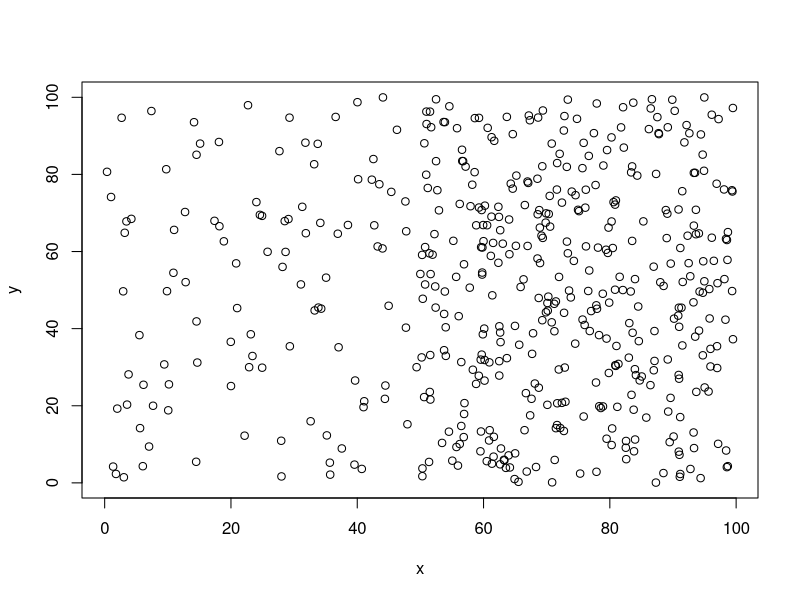
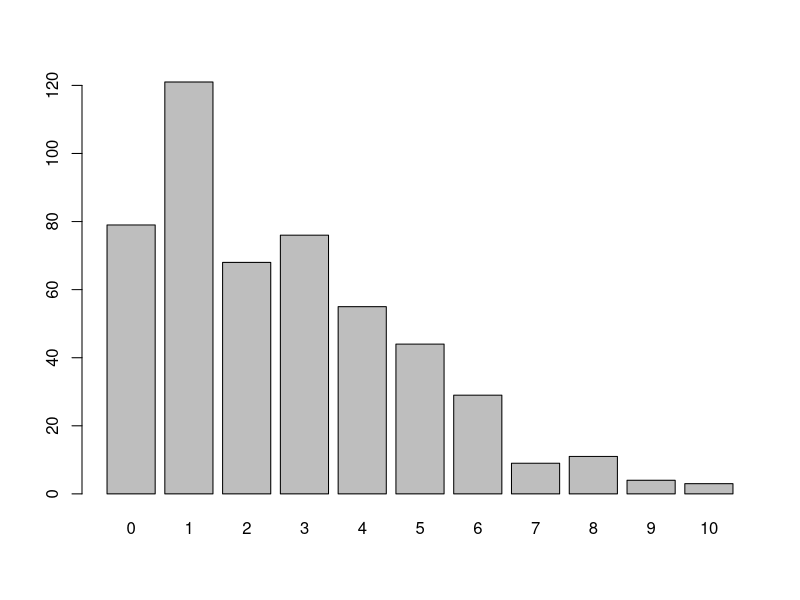

These figures' R source, in order:
set.seed(1001)
# Make a 1-ha 'habitat' and randomly distribute T seedlings in it
T <- 500
a <- (runif(T,0,1)>0.2)*50 # Seeds are 4 times more likely to establish on the right side
x <- runif(T,a,a+50) # x coordinate
y <- runif(T,0,100) # y coordinate
plot(x,y)
# Now take samples from 50 sq.m circular plots
r <- sqrt(50/pi) # The plots are of radius r
# Sample N plots and put seedling counts into vector Counts
N <- 500
Counts <- numeric(N)
px <- runif(N,4,96) # Account for edges
py <- runif(N,4,96) # Account for edges
# Count number of seedlings in each plot
for (i in 1:N){
  # Calculate the distance between each seedling and the center of plot i
  D <- sqrt((px[i]-x)^2+(py[i]-y)^2)
  # How many are within a distance r?
  In <- 1*(D<r)
  # Count them!
  Counts[i] <- sum(In)
}
f <- factor(Counts,levels=0:10)
plot(f)
